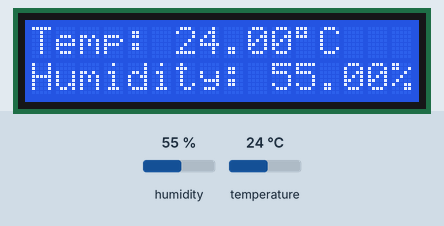
This sketch was run on a simulated Arduino Mega 2560, built with avr-gcc and run on an emulated ATmega2560. Parts: 16×2 character LCD. The inputs (shaded band) are chosen by the test bench; at power-on: humidity 55 %, temperature 24 °C.

Above: at 2.7 s.
2.8 s: humidity set to 22 %
At 4.5 s:
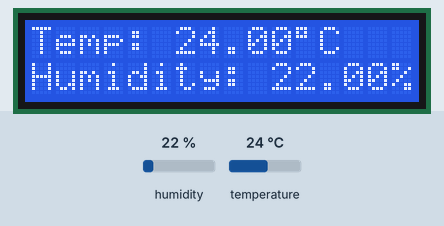
5.8 s: temperature set to 12 °C
At 7.4 s:
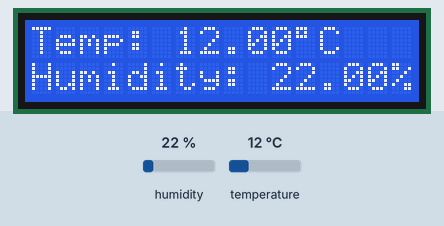
12.2 s: humidity set to 40 %
At 13.7 s:
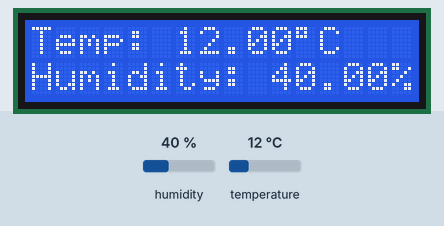
15.2 s: temperature set to 19 °C
At 17.1 s:
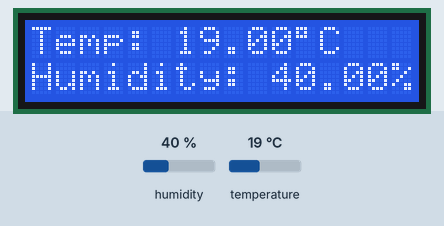
Timing chart, 0 to 18.6 s (numbered marks = the images above; inputs shaded):
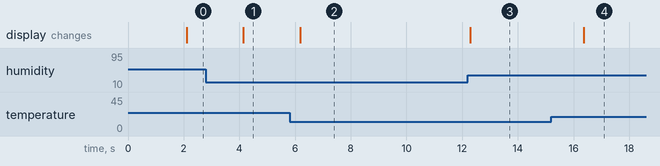

Measured:
- after the input at 2.8 s, the display: changes after 1.3 s (image 1)
- after the input at 5.8 s, the display: changes after 0.38 s (image 2)
- after the input at 12.2 s, the display: changes after 0.09 s (image 3)
- after the input at 15.2 s, the display: changes after 1.2 s (image 4)

The sketch:

DHT_LCD_Display.ino
```cpp
#include <Wire.h>
#include <LiquidCrystal_I2C.h>
#include "DHT.h"

// Initialize the LCD with the I2C address and LCD size
LiquidCrystal_I2C lcd(0x27, 16, 2);

// Define DHT sensor type and pin
#define DHTTYPE DHT22
#define DHTPIN 7

DHT dht(DHTPIN, DHTTYPE);

void setup() {
  lcd.init();                      // Initialize the LCD
  lcd.backlight();                 // Turn on the backlight
  dht.begin();                     // Initialize the DHT sensor
}

void loop() {
  delay(2000); // Wait a few seconds between measurements

  float humidity = dht.readHumidity();
  float temperature = dht.readTemperature(); // Celsius

  // Check if any reads failed and exit early (to try again).
  if (isnan(humidity) || isnan(temperature)) {
    lcd.setCursor(0, 0);
    lcd.print("Sensor error");
    return;
  }

  lcd.clear();
  lcd.setCursor(0, 0);
  lcd.print("Temp: ");
  lcd.print(temperature);
  lcd.print((char)223); // Degree symbol
  lcd.print("C");

  lcd.setCursor(0, 1);
  lcd.print("Humidity: ");
  lcd.print(humidity);
  lcd.print("%");
}
```

Final_RainSensor.c
```cpp
#include <Wire.h>
#include <LiquidCrystal_I2C.h>

// Initialize the LCD with the I2C address and LCD size
LiquidCrystal_I2C lcd(0x27, 16, 2);

// Define Rain Sensor pins
#define RAIN_DIGITAL_PIN 8
#define RAIN_ANALOG_PIN A1

void setup() {
  lcd.init();                      // Initialize the LCD
  lcd.backlight();                 // Turn on the backlight
  pinMode(RAIN_DIGITAL_PIN, INPUT); // Set rain sensor digital pin as input
  Serial.begin(9600);              // Initialize serial communication for debugging
  Serial3.begin(115200);           // Initialize Serial3 for communication with ESP32
}

void loop() {
  delay(2000); // Wait a few seconds between measurements

  // Read rain sensor values
  int rainDigital = digitalRead(RAIN_DIGITAL_PIN);
  int rainAnalog = analogRead(RAIN_ANALOG_PIN);

  // Clear the LCD before displaying rain status
  lcd.clear();

  // Display rain status
  lcd.setCursor(0, 0);
  if (rainDigital == LOW) {
    lcd.print("Rain Detected");
  } else {
    lcd.print("No Rain");
  }

  lcd.setCursor(0, 1);
  lcd.print("Rain Level: ");
  lcd.print(rainAnalog);

  delay(2000); // Display rain status for 2 seconds
}
```

I2C_CheckerForLCD.c
```cpp
#include <Wire.h>

void setup() {
  Wire.begin();
  Serial.begin(9600);
  while (!Serial);
  Serial.println("\nI2C Scanner");
}

void loop() {
  byte error, address;
  int nDevices;

  Serial.println("Scanning...");

  nDevices = 0;
  for (address = 1; address < 127; address++) {
    Wire.beginTransmission(address);
    error = Wire.endTransmission();

    if (error == 0) {
      Serial.print("I2C device found at address 0x");
      if (address < 16)
        Serial.print("0");
      Serial.print(address, HEX);
      Serial.println("  !");
      nDevices++;
    } else if (error == 4) {
      Serial.print("Unknown error at address 0x");
      if (address < 16)
        Serial.print("0");
      Serial.println(address, HEX);
    }
  }
  if (nDevices == 0)
    Serial.println("No I2C devices found\n");
  else
    Serial.println("done\n");

  delay(5000);
}
```

LCD.c
```cpp
#include <Wire.h>
#include <LiquidCrystal_I2C.h>

// Initialize the library with the I2C address and LCD size
LiquidCrystal_I2C lcd(0x27, 16, 2);

void setup() {
  lcd.init();                      // Initialize the LCD
  lcd.backlight();                 // Turn on the backlight
  lcd.setCursor(0, 0);             // Set cursor to column 0, row 0
  lcd.print("Hello, World!");      // Print text
}

void loop() {
  // No need to repeat anything
}
```
